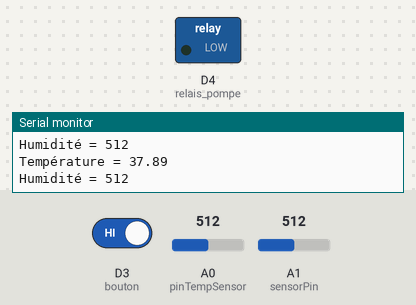
Simulated run of this sketch. Board: Arduino Zero (SAMD21). Shown: switched loads named in the sketch (green lamp = pin HIGH), the last lines printed to the serial monitor. The inputs (shaded band) are chosen by the test bench; at power-on: D3 (bouton) HIGH, A0 (pinTempSensor) = 512, A1 (sensorPin) = 512.

Above: at 1.9 s.
2.0 s: D3 (bouton) driven LOW
At 2.7 s:
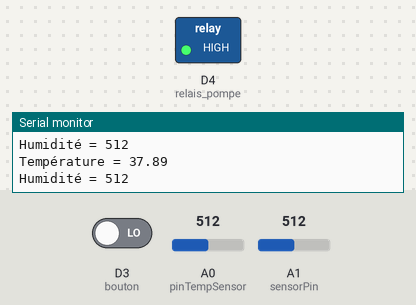
3.7 s: D3 (bouton) driven HIGH
At 5.6 s:
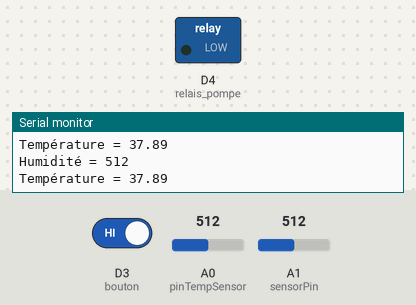
Timing chart, 0 to 7.1 s (numbered marks = the images above; inputs shaded):
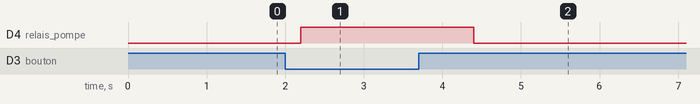

The sketch:

Code_principal.ino
```cpp
// TEMPERATURE :
#include <math.h>
const int B = 4275;
const int R0 = 100000;
const int pinTempSensor = A0; // le capteur de température est connecté à la boche A0
#if defined(ARDUINO_ARCH_AVR)
#define debug  Serial
#elif defined(ARDUINO_ARCH_SAMD) ||  defined(ARDUINO_ARCH_SAM)
#define debug  SerialUSB
#else
#define debug  Serial
#endif

// HUMIDITE :
int sensorPin = A1; // le capteur d'humidité est connecté à la boche A1
int humidite = 0;

// POMPE :
const int bouton = 3; // le bouton est connecté à la broche 3
const int relais_pompe = 4; // le relais est connecté à la broche 4
int etatBouton;


void setup()
{
    Serial.begin(9600);
    pinMode(bouton, INPUT); // le bouton est une entrée
    pinMode(relais_pompe, OUTPUT); // le relais est une sortie


}

void loop()
{
    // TEMPERATURE :
    int a = analogRead(pinTempSensor);
    float R = 1023.0/a-1.0;
    R = R0*R;
    float temperature = 1.0/(log(R/R0)/B+1/298.15)-273.15+12.85; // convert to temperature via datasheet // ++ correction (+12.85°C)
    Serial.print("Température = ");
    Serial.println(temperature);
    delay(100);

    // HUMIDITE :
    humidite = analogRead(sensorPin);
    Serial.print("Humidité = " );
    Serial.println(humidite);
    delay(1000);

    // POMPE :
    etatBouton = digitalRead(bouton);
      if (etatBouton == 0) // On appuie sur le bouton poussoir
      {
        digitalWrite(relais_pompe, HIGH); // la pompe à eau remplit la bouteille
        }
      else // On relache le bouton poussoir
      {
        digitalWrite(relais_pompe, LOW); // la pompe à eau s'arrête
      }


}
```

Measured:
- after the input at 2.0 s, D4 (relais_pompe): LOW → HIGH after 0.20 s
- after the input at 3.7 s, D4 (relais_pompe): HIGH → LOW after 0.70 s
